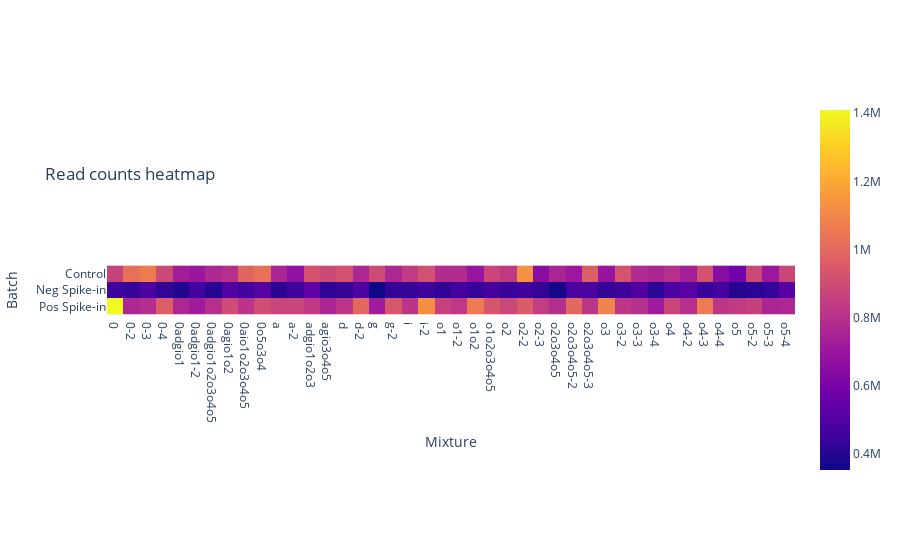

The cell this chart's notebook holds for it:
### Code cell
fig2 = px.imshow(getHeatmap(df,"read_counts"), title="Read counts heatmap", labels={"y":"Batch","x":"Mixture"})
fig2.update_layout(title_y=0.7)

### Figure 1 — Plotly figure (JSON) as saved in the notebook; plotly's stock layout.template omitted (floating-point values rounded to 4 significant figures)
{"data": [{"coloraxis": "coloraxis", "hovertemplate": "Mixture: %{x}<br>Batch: %{y}<br>color: %{z}<extra></extra>", "name": "0", "type": "heatmap", "x": ["0", "0-2", "0-3", "0-4", "0adgio1", "0adgio1-2", "0adgio1o2o3o4o5", "0agio1o2", "0aio1o2o3o4o5", "0o5o3o4", "a", "a-2", "adgio1o2o3", "agio3o4o5", "d", "d-2", "g", "g-2", "i", "i-2", "o1", "o1-2", "o1o2", "o1o2o3o4o5", "o2", "o2-2", "o2-3", "o2o3o4o5", "o2o3o4o5-2", "o2o3o4o5-3", "o3", "o3-2", "o3-3", "o3-4", "o4", "o4-2", "o4-3", "o4-4", "o5", "o5-2", "o5-3", "o5-4"], "xaxis": "x", "y": ["Control", "Neg Spike-in", "Pos Spike-in"], "yaxis": "y", "z": [["867937", "1026932", "1061646", "883708", "728720", "699547", "769584", "797075", "986990", "1028126", "760242", "672294", "922213", "887443", "922326", "764377", "896553", "763618", "840492", "915900", "782470", "781035", "695130", "873485", "834541", "1131313", "654682", "754486", "706062", "963614", "689510", "924908", "781520", "761874", "796961", "734534", "921579", "650657", "585836", "886426", "706648", "878561"], ["454517", "438960", "486182", "427234", "395480", "464743", "402121", "497125", "464183", "516960", "413049", "454546", "546834", "423866", "433157", "487012", "353555", "439249", "440910", "456854", "423397", "465984", "434707", "468162", "442461", "462621", "429871", "368647", "485424", "477368", "430361", "449808", "493017", "415918", "482326", "517942", "443198", "470328", "404669", "415861", "431009", "513028"], ["1409051", "763045", "790303", "965092", "763061", "719364", "797922", "898609", "810778", "905087", "875670", "872599", "829899", "754728", "814610", "1001636", "716993", "940984", "812912", "1125170", "860936", "826970", "1061147", "931864", "879758", "956988", "843686", "789372", "1000187", "820480", "1088648", "824343", "798899", "711255", "878552", "797660", "1062265", "818053", "838065", "857798", "753839", "764821"]]}], "layout": {"coloraxis": {"colorscale": [[0, "#0d0887"], [0.1111, "#46039f"], [0.2222, "#7201a8"], [0.3333, "#9c179e"], [0.4444, "#bd3786"], [0.5556, "#d8576b"], [0.6667, "#ed7953"], [0.7778, "#fb9f3a"], [0.8889, "#fdca26"], [1, "#f0f921"]]}, "title": {"text": "Read counts heatmap", "y": 0.7}, "xaxis": {"anchor": "y", "constrain": "domain", "domain": [0, 1], "scaleanchor": "y", "title": {"text": "Mixture"}}, "yaxis": {"anchor": "x", "autorange": "reversed", "constrain": "domain", "domain": [0, 1], "title": {"text": "Batch"}}}}
